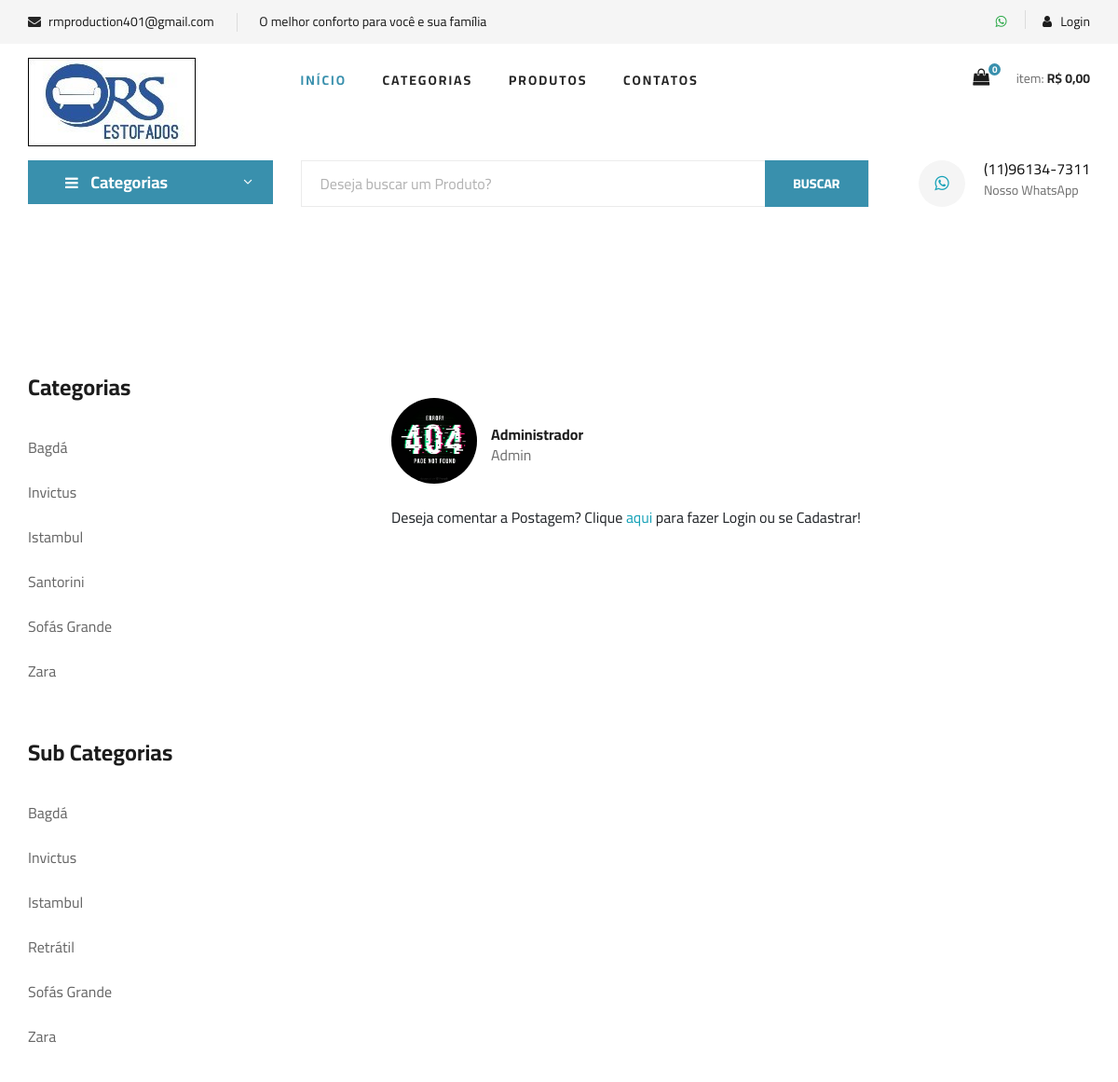
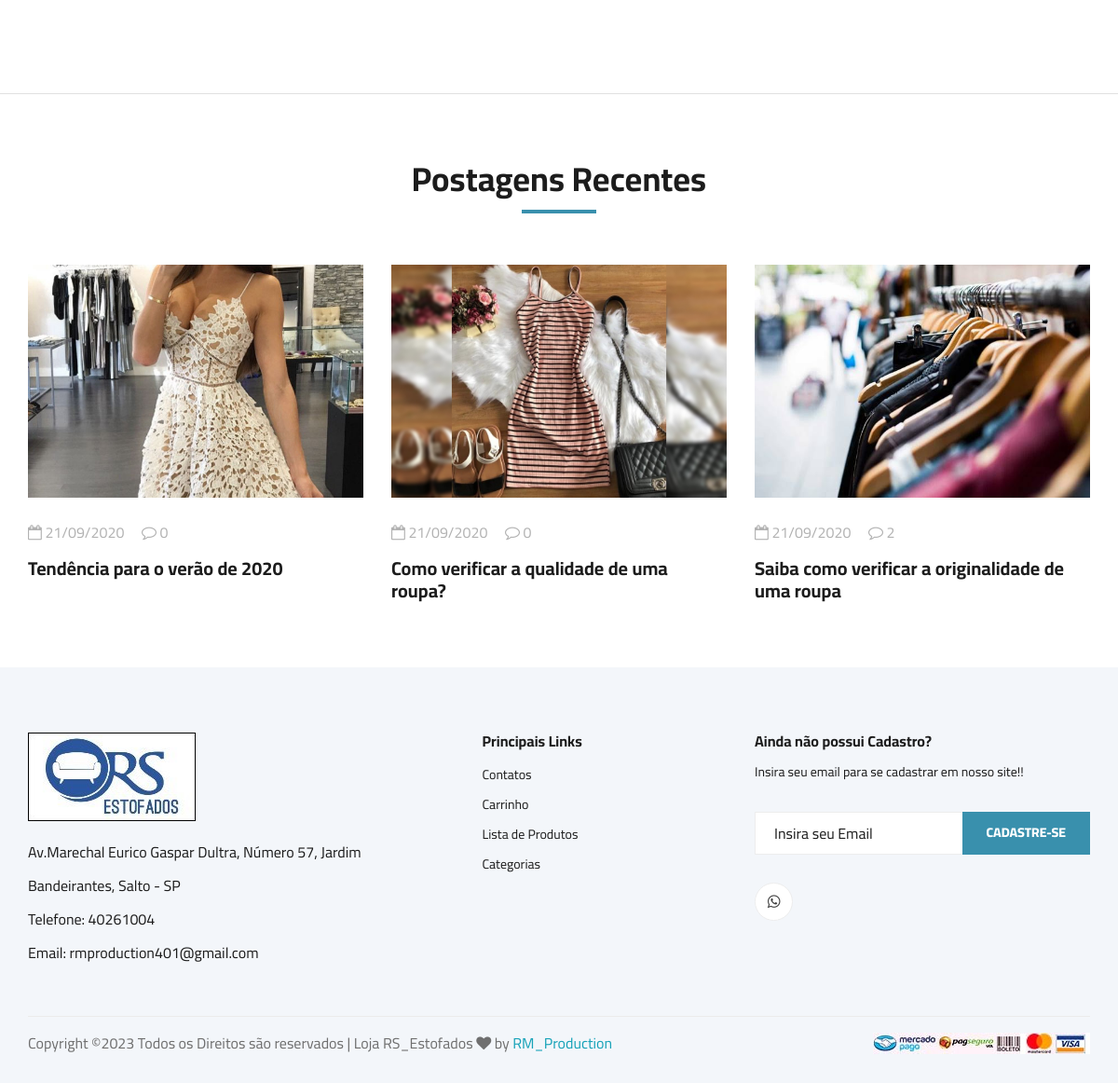
Screenshot of /blog-postagem.php with the database file from the repository (2 pictures, top to bottom).
### tables this page shows
CREATE TABLE `categorias` (
  `id` int(11) NOT NULL AUTO_INCREMENT,
  `nome` varchar(50) NOT NULL,
  `nome_url` varchar(50) NOT NULL,
  `imagem` varchar(100) NOT NULL,
  PRIMARY KEY (`id`)
);

CREATE TABLE `sub_categorias` (
  `id` int(11) NOT NULL AUTO_INCREMENT,
  `nome` varchar(50) NOT NULL,
  `nome_url` varchar(50) NOT NULL,
  `imagem` varchar(100) NOT NULL,
  `id_categoria` int(11) NOT NULL,
  PRIMARY KEY (`id`)
);

CREATE TABLE `usuarios` (
  `id` int(11) NOT NULL AUTO_INCREMENT,
  `nome` varchar(50) NOT NULL,
  `cpf` varchar(20) NOT NULL,
  `email` varchar(50) NOT NULL,
  `senha` varchar(35) NOT NULL,
  `senha_crip` varchar(150) NOT NULL,
  `nivel` varchar(20) NOT NULL,
  `imagem` varchar(100) DEFAULT NULL,
  PRIMARY KEY (`id`)
);

CREATE TABLE `blog` (
  `id` int(11) NOT NULL AUTO_INCREMENT,
  `titulo` varchar(200) NOT NULL,
  `descricao_1` varchar(1000) NOT NULL,
  `descricao_2` varchar(1000) NOT NULL,
  `imagem` varchar(150) NOT NULL,
  `data` date NOT NULL,
  `palavras` varchar(150) DEFAULT NULL,
  `nome_url` varchar(200) NOT NULL,
  PRIMARY KEY (`id`)
);

### blog-postagem.php (the view, shortened to what this page needs)
<?php
$postagem_get = @$_GET['nome'];
 ?>
<?php
require_once("cabecalho.php");
?>
<?php
require_once("cabecalho-busca.php");
?>
<?php
$query = $pdo->query("SELECT * FROM usuarios where nivel = 'Admin'");
$res = $query->fetchAll(PDO::FETCH_ASSOC);
$nome_admin = $res[0]['nome'];
$imagem_admin = $res[0]['imagem'];
 ?>
    <section class="blog-details spad">
        <div class="container">
            <div class="row">
                <div class="col-lg-4 col-md-5 order-md-1 order-2">
                    <div class="blog__sidebar">
                          <div class="blog__sidebar__item">
                        <h4>Categorias</h4>
                        <ul>
                            <?php
                            $query = $pdo->query("SELECT * FROM categorias order by nome asc ");
                            $res = $query->fetchAll(PDO::FETCH_ASSOC);
                            for ($i=0; $i < count($res); $i++) {
                              $nome = $res[$i]['nome'];
                              $nome_url = $res[$i]['nome_url'];
                              ?>
                              <li><a href="sub-categoria-de-<?php echo $nome_url ?>"><?php echo $nome ?></a></li>
                          <?php } ?>
                      </ul>
                  </div>
                  <div class="blog__sidebar__item">
                    <h4>Sub Categorias</h4>
                    <ul>
                        <?php
                        $query = $pdo->query("SELECT * FROM sub_categorias order by nome asc ");
                        $res = $query->fetchAll(PDO::FETCH_ASSOC);
                        for ($i=0; $i < count($res); $i++) {
                          $nome = $res[$i]['nome'];
                          $nome_url = $res[$i]['nome_url'];
                          ?>
                          <li><a href="produtos-<?php echo $nome_url ?>"><?php echo $nome ?></a></li>
                      <?php } ?>
                  </ul>
              </div>
                    </div>
                </div>
                <div class="col-lg-8 col-md-7 order-md-1 order-1">
                    <div class="blog__details__text">
                    </div>
                    <div class="blog__details__content mb-4">
                        <div class="row">
                            <div class="col-lg-6">
                                <div class="blog__details__author">
                                    <div class="blog__details__author__pic">
                                        <img src="img/<?php echo @$imagem_admin ?>" alt="">
                                    </div>
                                    <div class="blog__details__author__text">
                                        <h6><?php echo @$nome_admin ?></h6>
                                        <span>Admin</span>
                                    </div>
                                </div>
                            </div>
                        </div>
                    </div>
                    <?php if($id_usuario == null || $id_usuario == ""){
                        echo '<span class="mt-4">Deseja comentar a Postagem? Clique <a target="_blank" href="sistema" class="text-info"> aqui </a> para fazer Login ou se Cadastrar!</span>';
                    } ?>
                </div>
            </div>
        </div>
    </section>
    <section class="related-blog spad">
        <div class="container">
            <div class="row">
                <div class="col-lg-12">
                    <div class="section-title related-blog-title">
                        <h2>Postagens Recentes</h2>
                    </div>
                </div>
            </div>
            <div class="row">
                <?php
               $query = $pdo->query("SELECT * FROM blog where nome_url != '$postagem_get' order by id desc LIMIT 3");
               $res = $query->fetchAll(PDO::FETCH_ASSOC);
               for ($i=0; $i < count($res); $i++) {
                  $titulo = $res[$i]['titulo'];
                  $imagem = $res[$i]['imagem'];
                  $data = $res[$i]['data'];
                  $id = $res[$i]['id'];
                  $nome_url = $res[$i]['nome_url'];
                  $data = implode('/', array_reverse(explode('-', $data)));
                  $query2 = $pdo->query("SELECT * FROM coment_blog where id_blog = '$id' ");
                  $res2 = $query2->fetchAll(PDO::FETCH_ASSOC);
                  $total_itens = @count($res2);
                  $query3 = $pdo->query("SELECT * FROM blog ");
                  $res3 = $query3->fetchAll(PDO::FETCH_ASSOC);
                  ?>
                <div class="col-lg-4 col-md-4 col-sm-6">
                     <div class="blog__item">
                                <div class="blog__item__pic">
                                    <img src="img/blog/<?php echo $imagem ?>" width="100%" height="250" alt="">
                                </div>
                                <div class="blog__item__text">
                                    <ul>
                                        <li><i class="fa fa-calendar-o"></i> <?php echo $data ?></li>
                                        <li><i class="fa fa-comment-o"></i> <?php echo $total_itens ?></li>
                                    </ul>
                                    <h5><a href="postagem-<?php echo $nome_url ?>"><?php echo $titulo ?></a></h5>
                                </div>
                            </div>
                </div>
            <?php } ?>
            </div>
        </div>
    </section>
    <?php
require_once("rodape.php");
?>

### css/style.css (style rules this page uses)
html, body { height: 100%; font-family: "Cairo", sans-serif; -webkit-font-smoothing: antialiased; font-smoothing: antialiased; }
h1, h2, h3, h4, h5, h6 { margin: 0; color: #111111; font-weight: 400; font-family: "Cairo", sans-serif; }
h2 { font-size: 36px; }
h4 { font-size: 24px; }
h5 { font-size: 18px; }
h6 { font-size: 16px; }
img { max-width: 100%; }
ul, ol { padding: 0; margin: 0; }
.section-title { margin-bottom: 50px; text-align: center; }
.section-title h2 { color: #1c1c1c; font-weight: 700; position: relative; }
.section-title h2:after { position: absolute; left: 0; bottom: -15px; right: 0; height: 4px; width: 80px; background: #3990ad; content: ""; margin: 0 auto; }
.spad { padding-top: 100px; padding-bottom: 100px; }
.blog__item { margin-bottom: 60px; }
.blog__item__pic img { min-width: 100%; }
.blog__item__text { padding-top: 25px; }
.blog__item__text ul { margin-bottom: 15px; }
.blog__item__text ul li { font-size: 16px; color: #b2b2b2; list-style: none; display: inline-block; margin-right: 15px; }
.blog__item__text ul li:last-child { margin-right: 0; }
.blog__item__text h5 { margin-bottom: 12px; }
.blog__item__text h5 a { font-size: 20px; color: #1c1c1c; font-weight: 700; }
.blog__sidebar { padding-top: 50px; }
.blog__sidebar__item { margin-bottom: 50px; }
.blog__sidebar__item h4 { color: #1c1c1c; font-weight: 700; margin-bottom: 25px; }
.blog__sidebar__item ul li { list-style: none; }
.blog__sidebar__item ul li a { font-size: 16px; color: #666666; line-height: 48px; -webkit-transition: all, 0.3s; -moz-transition: all, 0.3s; -ms-transition: all, 0.3s; -o-transition: all, 0.3s; transition: all, 0.3s; }
.related-blog { padding-top: 70px; padding-bottom: 10px; }
.related-blog-title { margin-bottom: 70px; }
.blog-details { padding-bottom: 75px; border-bottom: 1px solid #e1e1e1; }
.blog__details__text { margin-bottom: 45px; }
.blog__details__author__pic { float: left; margin-right: 15px; }
.blog__details__author__pic img { height: 92px; width: 92px; border-radius: 50%; }
.blog__details__author__text { overflow: hidden; padding-top: 30px; }
.blog__details__author__text h6 { color: #1c1c1c; font-weight: 700; }
.blog__details__author__text span { font-size: 16px; color: #6f6f6f; }
@media only screen and (min-width: 1200px) { .container { max-width: 1170px; } }

### rows the page displays
categorias: nome "Bagdá"
categorias: nome "Invictus"
categorias: nome "Istambul"
categorias: nome "Santorini"
categorias: nome "Sofás Grande"
categorias: nome "Zara"
sub_categorias: nome "Bagdá"
sub_categorias: nome "Invictus"
sub_categorias: nome "Istambul"
sub_categorias: nome "Retrátil"
sub_categorias: nome "Sofás Grande"
sub_categorias: nome "Zara"
usuarios: imagem (picture), nome "Administrador"
blog: imagem (picture), data "21/09/2020", total_itens "0", titulo "Tendência para o verão de 2020"
blog: imagem (picture), data "21/09/2020", total_itens "0", titulo "Como verificar a qualidade de uma roupa?"
blog: imagem (picture), data "21/09/2020", total_itens "2", titulo "Saiba como verificar a originalidade de uma roupa"

### other values shown
$email "rmproduction401@gmail.com"
$texto_destaque "O melhor conforto para você e sua família"
$linhas "0"
$total_c "0,00"
$whatsapp "(11)96134-7311"
$endereco_loja "Av.Marechal Eurico Gaspar Dultra, Número 57, Jardim Bandeirantes, Salto - SP"
$telefone "40261004"
